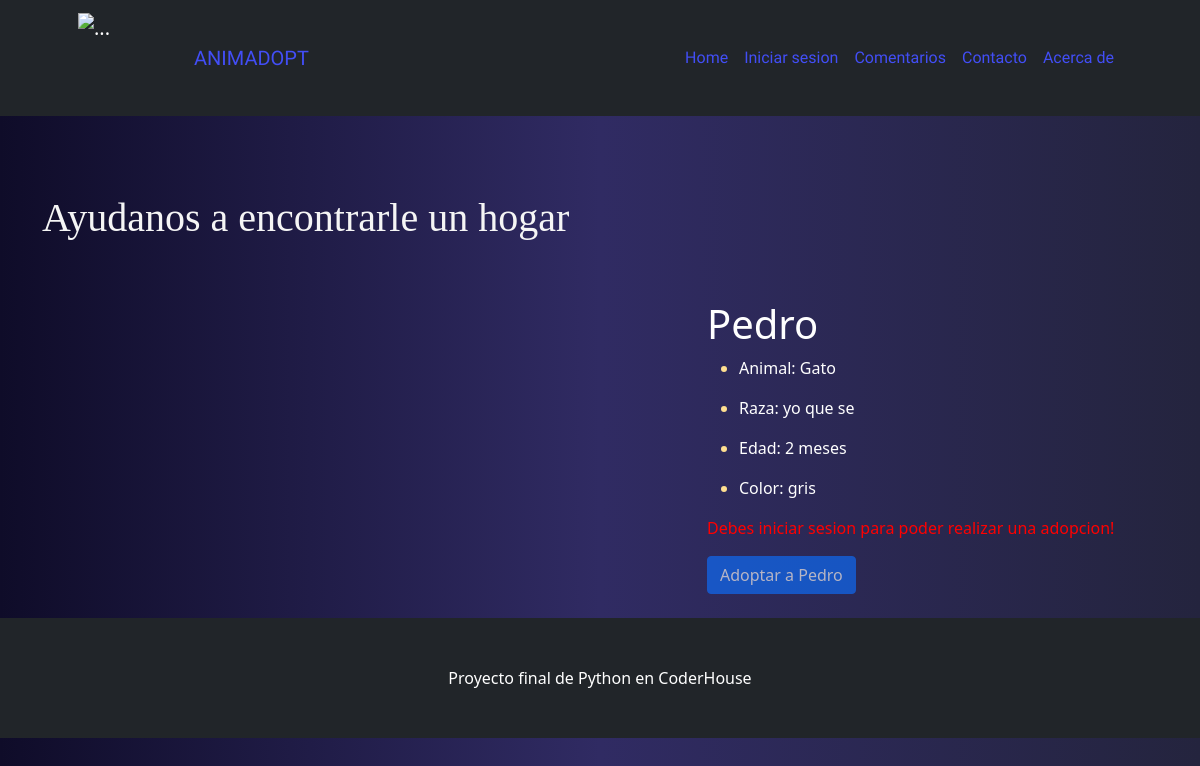
The page /mascota/7 on the database its author committed.
### blogapp/models.py (models this page shows)
class Mascotass(models.Model):
    nombre = models.CharField(max_length=200)
    animal = models.CharField(max_length=200)
    raza = models.CharField(max_length=100)
    edad = models.CharField(max_length=100)
    color = models.CharField(max_length=200)
    imagen = models.ImageField(upload_to='fotosmascotas', null=True, blank=True)
    user = models.ForeignKey(User, on_delete=models.CASCADE)

### blogapp/views.py (the view)
# urls.py: path('mascota/<id>', mostrar_articulo_completo, name="mostrar-mascota"),
def mostrar_articulo_completo(request, id):
    mascotas = Mascotass.objects.get(id=id)
    return render(request, "blogapp/mostrar_articulo_completo.html", {"mascotas": mascotas})

### blogapp/templates/blogapp/mostrar_articulo_completo.html (shortened to what this page needs)
{% extends 'blogapp/base.html' %}
{% block contenido %}
<div class="container">
    <h1 style="color: whitesmoke;" class="fancy"> Ayudanos a encontrarle un hogar </h1>
    <div class="row">
      <div class="col-md-7">
      </div>
      <div class="col-md-5">
        <h1 style="color: white; margin-top: 50px;">{{mascotas.nombre}}</h1>
        <ul>
            <li style="color: rgb(255, 224, 145);" >
              <p style="color: white;">Animal: {{mascotas.animal}}</p>
            </li>
            <li style="color: rgb(255, 224, 145);" >
                <p style="color: white;">Raza: {{mascotas.raza}}</p>
            </li>
            <li style="color: rgb(255, 224, 145);" >
                <p style="color: white;">Edad: {{mascotas.edad}}</p>
            </li>
            <li style="color: rgb(255, 224, 145);">
                <p style="color: white;">Color: {{mascotas.color}}</p>
            </li>
        </ul>
        {% if request.user.is_authenticated%}
        <a class="btn btn-primary" href="{% url 'adoptar' mascotas.id %}">Adoptar a {{mascotas.nombre}} </a>
        {% else %}
        <p style="color: red">Debes iniciar sesion para poder realizar una adopcion!</p>
        <a class="btn btn-primary disabled" href="#">Adoptar a {{mascotas.nombre}} </a>
        {% endif %}
      </div>
    </div>
</div>
<br>
{% endblock %}

### blogapp/templates/blogapp/base.html (style rules this page uses)
body { background-image: linear-gradient(to right, #0f0c29, #302b63, #24243e); }

### blogapp/templates/blogapp/mostrar_articulo_completo.html (style rules this page uses)
.fancy { font-family: fantasy; margin-top: 7%; }

### rows shown on the page
Mascotass: nombre "Pedro", animal "Gato", raza "yo que se", edad "2 meses", color "gris"
